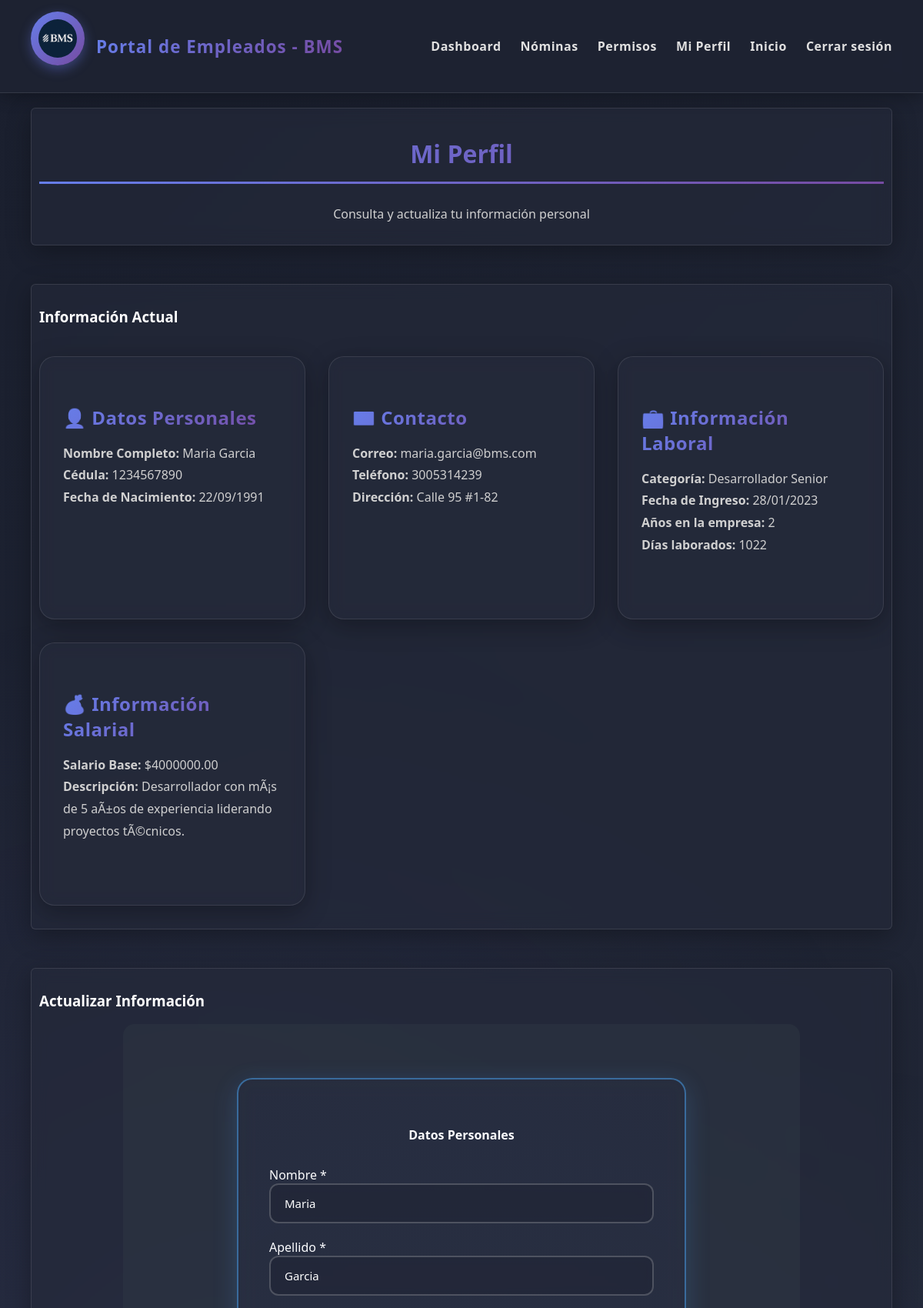
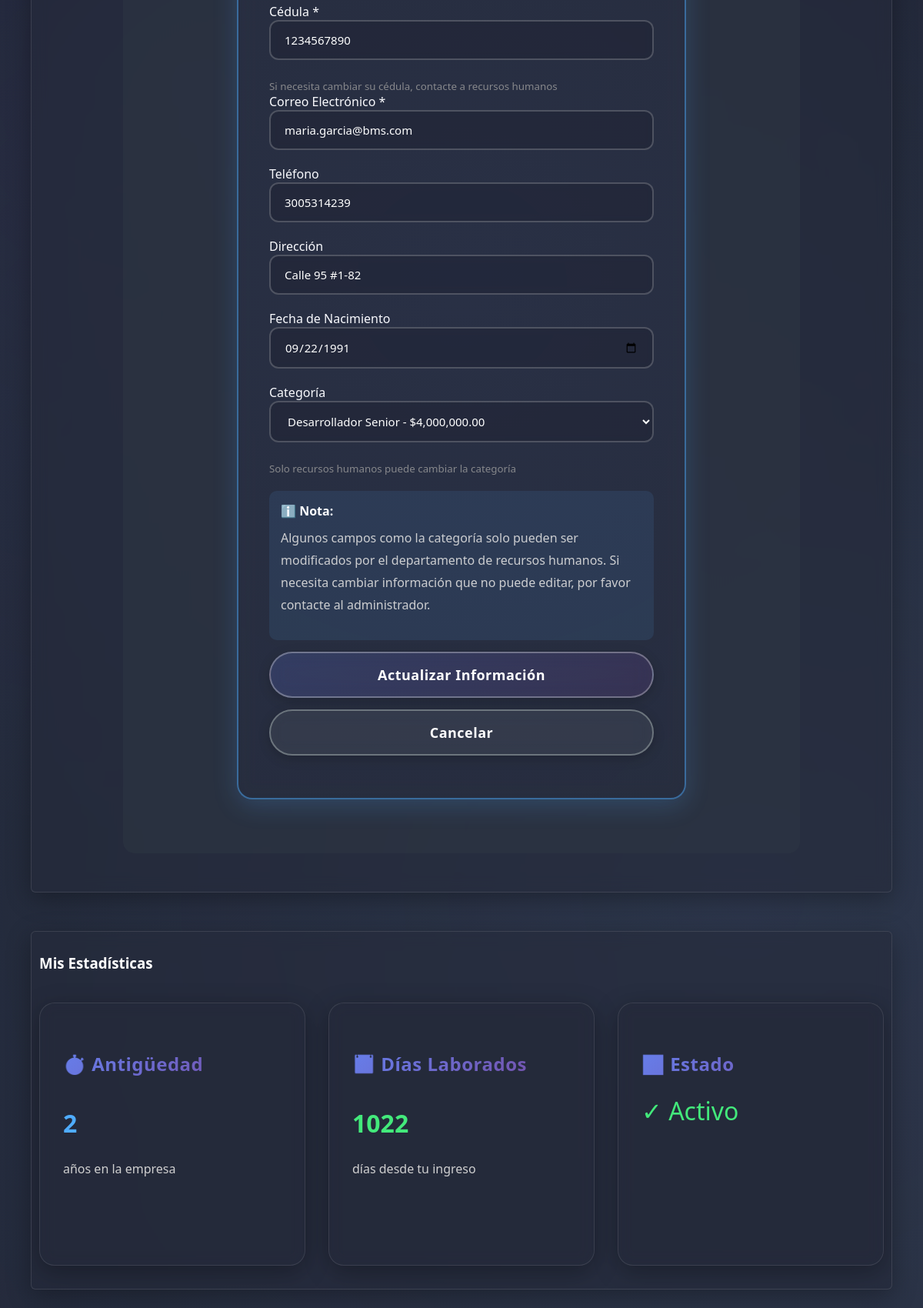
Page /empleados/perfil/ (signed in, upper part) on the committed database (2 pictures, top to bottom).
### core2/models.py (models this page shows, shortened)
class Empleado(models.Model):
    user = models.OneToOneField(User, on_delete=models.CASCADE, related_name='empleado')
    nombre = models.CharField(max_length=100)
    apellido = models.CharField(max_length=100)
    cedula = models.CharField(max_length=20, unique=True)
    correo = models.EmailField(unique=True)
    telefono = models.CharField(max_length=20, blank=True)
    direccion = models.CharField(max_length=200, blank=True)
    fecha_nacimiento = models.DateField(null=True, blank=True)
    fecha_ingreso = models.DateField(default=date.today)
    categoria = models.ForeignKey(Categoria, on_delete=models.SET_NULL, null=True, blank=True)
    activo = models.BooleanField(default=True)
    datos_completados = models.BooleanField(default=False)
    def dias_en_empresa(self):
        if self.fecha_ingreso:
            return (date.today() - self.fecha_ingreso).days
        return 0
    def anos_en_empresa(self):
        return self.dias_en_empresa() // 365

### core1/models.py (models this page shows)
class Categoria(models.Model):
    id = models.AutoField(primary_key=True)
    nombre = models.CharField(max_length=100, unique=True)
    descripcion = models.TextField(blank=True)
    salario_base = models.DecimalField(max_digits=10, decimal_places=2)
    def __str__(self):
        return f"{self.nombre} - ${self.salario_base:,.2f}"

### core2/views.py (the view)
# urls.py: path('perfil/', views.perfil_empleado, name='perfil_empleado'),
@login_required
def perfil_empleado(request):
    try:
        empleado = request.user.empleado
        if not empleado.datos_completados:
            return redirect('completar_datos')
        if request.method == 'POST':
            form = EmpleadoForm(request.POST, instance=empleado)
            if form.is_valid():
                form.save()
                messages.success(request, '¡Perfil actualizado correctamente!')
                return redirect('perfil_empleado')
        else:
            form = EmpleadoForm(instance=empleado)
        context = {
            'empleado': empleado,
            'form': form,
        }
        return render(request, 'core2/perfil_empleado.html', context)
    except Empleado.DoesNotExist:
        messages.error(request, 'Debes completar tu perfil primero')
        return redirect('completar_datos')

### core2/templates/core2/perfil_empleado.html (shortened to what this page needs)
{% extends 'core2/base.html' %}
{% load static %}
{% block content %}
<main class="main-content">
    <section class="seccion texto-centro">
        <h2>Mi Perfil</h2>
        <p>Consulta y actualiza tu información personal</p>
    </section>
    <section class="seccion">
        <h3>Información Actual</h3>
        <div class="cards-container">
            <div class="card">
                <h4 class="card-title">👤 Datos Personales</h4>
                <p class="card-content">
                    <strong>Nombre Completo:</strong> {{ empleado.nombre }} {{ empleado.apellido }}<br>
                    <strong>Cédula:</strong> {{ empleado.cedula }}<br>
                    <strong>Fecha de Nacimiento:</strong> {{ empleado.fecha_nacimiento|date:"d/m/Y"|default:"No registrada" }}
                </p>
            </div>
            <div class="card">
                <h4 class="card-title">📧 Contacto</h4>
                <p class="card-content">
                    <strong>Correo:</strong> {{ empleado.correo }}<br>
                    <strong>Teléfono:</strong> {{ empleado.telefono|default:"No registrado" }}<br>
                    <strong>Dirección:</strong> {{ empleado.direccion|default:"No registrada" }}
                </p>
            </div>
            <div class="card">
                <h4 class="card-title">💼 Información Laboral</h4>
                <p class="card-content">
                    <strong>Categoría:</strong> {{ empleado.categoria.nombre|default:"No asignada" }}<br>
                    <strong>Fecha de Ingreso:</strong> {{ empleado.fecha_ingreso|date:"d/m/Y" }}<br>
                    <strong>Años en la empresa:</strong> {{ empleado.anos_en_empresa }}<br>
                    <strong>Días laborados:</strong> {{ empleado.dias_en_empresa }}
                </p>
            </div>
            {% if empleado.categoria %}
            <div class="card">
                <h4 class="card-title">💰 Información Salarial</h4>
                <p class="card-content">
                    <strong>Salario Base:</strong> ${{ empleado.categoria.salario_base|floatformat:2 }}<br>
                    <strong>Descripción:</strong> {{ empleado.categoria.descripcion|truncatewords:20 }}
                </p>
            </div>
            {% endif %}
        </div>
    </section>
    <section class="seccion">
        <h3>Actualizar Información</h3>
        <div class="form-section">
            <form method="POST" class="form azul">
                <h4 style="text-align: center; margin-bottom: 30px;">Datos Personales</h4>
                <div>
                    <label for="{{ form.nombre.id_for_label }}">Nombre *</label>
                    {{ form.nombre }}
                </div>
                <div>
                    <label for="{{ form.apellido.id_for_label }}">Apellido *</label>
                    {{ form.apellido }}
                </div>
                <div>
                    <label for="{{ form.cedula.id_for_label }}">Cédula *</label>
                    {{ form.cedula }}
                    <small style="display: block; margin-top: 5px; color: #888;">
                        Si necesita cambiar su cédula, contacte a recursos humanos
                    </small>
                </div>
                <div>
                    <label for="{{ form.correo.id_for_label }}">Correo Electrónico *</label>
                    {{ form.correo }}
                </div>
                <div>
                    <label for="{{ form.telefono.id_for_label }}">Teléfono</label>
                    {{ form.telefono }}
                </div>
                <div>
                    <label for="{{ form.direccion.id_for_label }}">Dirección</label>
                    {{ form.direccion }}
                </div>
                <div>
                    <label for="{{ form.fecha_nacimiento.id_for_label }}">Fecha de Nacimiento</label>
                    {{ form.fecha_nacimiento }}
                </div>
                <div>
                    <label for="{{ form.categoria.id_for_label }}">Categoría</label>
                    {{ form.categoria }}
                    <small style="display: block; margin-top: 5px; color: #888;">
                        Solo recursos humanos puede cambiar la categoría
                    </small>
                </div>
                <div style="background: rgba(79, 172, 254, 0.1); padding: 15px; border-radius: 10px; margin-top: 20px;">
                    <strong>ℹ️ Nota:</strong>
                    <p style="margin-top: 10px;">
                        Algunos campos como la categoría solo pueden ser modificados por el
                        departamento de recursos humanos. Si necesita cambiar información
                        que no puede editar, por favor contacte al administrador.
                    </p>
                </div>
                <button type="submit" class="buttonformB">Actualizar Información</button>
                <a href="{% url 'dashboard_empleado' %}" class="buttonformB" style="background: rgba(108, 117, 125, 0.2); border-color: #6c757d; text-decoration: none; display: block;">
                    Cancelar
                </a>
            </form>
        </div>
    </section>
    <section class="seccion">
        <h3>Mis Estadísticas</h3>
        <div class="cards-container">
            <div class="card">
                <h4 class="card-title">⏱️ Antigüedad</h4>
                <p class="card-content" style="font-size: 2rem; font-weight: bold; color: #4facfe;">
                    {{ empleado.anos_en_empresa }}
                </p>
                <p class="card-content">años en la empresa</p>
            </div>
            <div class="card">
                <h4 class="card-title">📅 Días Laborados</h4>
                <p class="card-content" style="font-size: 2rem; font-weight: bold; color: #43e97b;">
                    {{ empleado.dias_en_empresa }}
                </p>
                <p class="card-content">días desde tu ingreso</p>
            </div>
            <div class="card">
                <h4 class="card-title">📊 Estado</h4>
                <p class="card-content">
                    {% if empleado.activo %}
                        <span style="font-size: 2rem; color: #43e97b;">✓ Activo</span>
                    {% else %}
                        <span style="font-size: 2rem; color: #f5576c;">○ Inactivo</span>
                    {% endif %}
                </p>
            </div>
        </div>
    </section>
</main>
{% endblock %}

### Static/CSS/style.css (style rules this page uses)
:root { --primary-gradient: linear-gradient(135deg, #667eea 0%, #764ba2 100%); --secondary-gradient: linear-gradient(135deg, #f093fb 0%, #f5576c 100%); --success-gradient: linear-gradient(135deg, #43e97b 0%, #38f9d7 100%); --info-gradient: linear-gradient(135deg, #4facfe 0%, #00f2fe 100%); --dark-bg: #1a1f2e; --card-bg: #252b3b; --sidebar-bg: rgba(30, 35, 50, 0.95); }
html { scroll-behavior: smooth; }
html, body { height: 100%; margin: 0; overflow-x: hidden; }
body { background: linear-gradient(135deg, #1a1f2e 0%, #252b3b 100%); color: #ffffff; min-height: 100%; margin: 0; font-family: 'Segoe UI', Tahoma, Geneva, Verdana, sans-serif; position: relative; }
body::before { content: ''; position: fixed; top: 0; left: 0; width: 100%; height: 100%; background-image: radial-gradient(circle at 20% 50%, rgba(120, 119, 198, 0.1) 0%, transparent 50%), radial-gradient(circle at 80% 80%, rgba(138, 180, 248, 0.1) 0%, transparent 50%); pointer-events: none; z-index: 0; }
.main-content { flex: 1; display: block; font-family: 'Segoe UI', Tahoma, Geneva, Verdana, sans-serif; margin-left: 0; padding: 40px; width: 100%; box-sizing: border-box; position: relative; z-index: 1; animation: fadeInUp 0.8s ease-out; }
.seccion { margin-bottom: 50px; background: rgba(37, 43, 59, 0.6); backdrop-filter: blur(10px); -webkit-backdrop-filter: blur(10px); padding: 40px; border-radius: 20px; box-shadow: 0 8px 32px rgba(0, 0, 0, 0.3); transition: all 0.3s ease; border: 1px solid rgba(255, 255, 255, 0.1); position: relative; overflow: hidden; }
.seccion::before { content: ''; position: absolute; top: -2px; left: -2px; right: -2px; bottom: -2px; background: linear-gradient(45deg, #667eea, #764ba2, #f093fb, #4facfe); border-radius: 20px; opacity: 0; transition: opacity 0.3s ease; z-index: -1; }
.seccion h2 { border-bottom: 3px solid transparent; border-image: linear-gradient(90deg, #667eea, #764ba2) 1; padding-bottom: 15px; margin-bottom: 25px; font-family: 'Segoe UI', Tahoma, Geneva, Verdana, sans-serif; font-size: 2rem; font-weight: 700; background: linear-gradient(135deg, #667eea 0%, #764ba2 100%); -webkit-background-clip: text; -webkit-text-fill-color: transparent; background-clip: text; }
.seccion p { line-height: 1.8; font-size: 16px; color: #d0d0d0; font-family: 'Segoe UI', Tahoma, Geneva, Verdana, sans-serif; }
.texto-centro { text-align: center; }
.form-section { background-color: rgba(46, 57, 69, 0.5); padding: 40px; border-radius: 15px; max-width: 800px; margin: 0 auto 40px; }
main { padding-top: 100px; }

### Static/CSS/cards.css (style rules this page uses)
.cards-container { display: grid; grid-template-columns: repeat(auto-fill, minmax(300px, 1fr)); gap: 30px; justify-content: flex-start; align-items: flex-start; padding: 20px 0; }
.card { background: rgba(37, 43, 59, 0.6); backdrop-filter: blur(10px); -webkit-backdrop-filter: blur(10px); border-radius: 20px; box-shadow: 0 8px 32px rgba(0, 0, 0, 0.3); padding: 30px; min-height: 280px; color: #ecf0f1; transition: all 0.4s cubic-bezier(0.175, 0.885, 0.32, 1.275); font-family: 'Segoe UI', Tahoma, Geneva, Verdana, sans-serif; border: 1px solid rgba(255, 255, 255, 0.1); position: relative; overflow: hidden; }
.card::before { content: ''; position: absolute; top: -50%; left: -50%; width: 200%; height: 200%; background: radial-gradient(circle, rgba(102, 126, 234, 0.1) 0%, transparent 70%); opacity: 0; transition: opacity 0.5s ease; }
.card::after { content: ''; position: absolute; top: 0; left: 0; right: 0; bottom: 0; border-radius: 20px; padding: 2px; background: linear-gradient(45deg, #667eea, #764ba2, #f093fb, #4facfe); -webkit-mask: linear-gradient(#fff 0 0) content-box, linear-gradient(#fff 0 0); mask: linear-gradient(#fff 0 0) content-box, linear-gradient(#fff 0 0); -webkit-mask-composite: xor; mask-composite: exclude; opacity: 0; transition: opacity 0.4s ease; }
.card * { transition: color 0.3s ease; }
.card-title { font-size: 1.5rem; font-weight: 700; margin-bottom: 15px; color: #ffffff; background: linear-gradient(135deg, #667eea 0%, #764ba2 100%); -webkit-background-clip: text; -webkit-text-fill-color: transparent; background-clip: text; letter-spacing: 0.5px; }
.card-content { font-size: 15px; color: #bdc3c7; margin-bottom: 15px; line-height: 1.6; }
body.dark-mode .card, body:not(.light-mode) .card { background: rgba(37, 43, 59, 0.6); backdrop-filter: blur(10px); color: #ecf0f1; border: 1px solid rgba(255, 255, 255, 0.1); box-shadow: 0 8px 32px rgba(0, 0, 0, 0.3); }

### core2/templates/core2/base.html (style rules this page uses)
.seccion { padding: 10px; border-radius: 6px; }

### rows in the picture
Empleado: nombre "Maria", apellido "Garci­a", cedula "1234567890", fecha_nacimiento "22/09/1991", correo "maria.garcia@bms.com", telefono "3005314239", direccion "Calle 95 #1-82", categoria.nombre "Desarrollador Senior", fecha_ingreso "28/01/2023", anos_en_empresa "2", dias_en_empresa "1022", categoria.salario_base "4000000.00", categoria.descripcion "Desarrollador con mÃ¡s de 5 aÃ±os de experiencia liderando proyectos tÃ©cnicos.", fecha_nacimiento "09/22/1991", categoria "Desarrollador Senior - $4,000,000.00"
